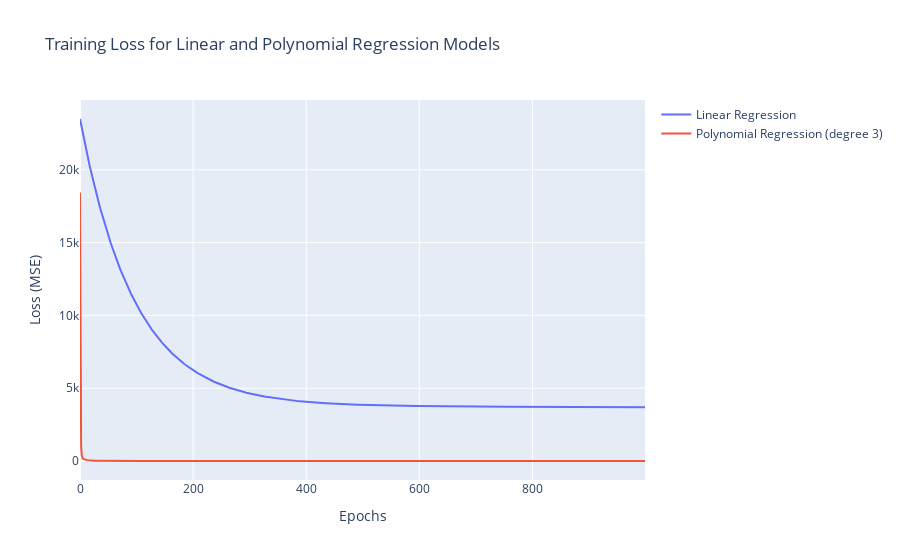

Here is the notebook cell this chart was saved with:
### Code cell
# Visualize the training loss for both models using Plotly
fig = go.Figure()

# Add traces for both models
fig.add_trace(go.Scatter(x=np.arange(len(linear_loss)), y=linear_loss, mode='lines', name='Linear Regression'))
fig.add_trace(go.Scatter(x=np.arange(len(poly_loss)), y=poly_loss, mode='lines', name='Polynomial Regression (degree 3)'))

# Customize the layout
fig.update_layout(
    title="Training Loss for Linear and Polynomial Regression Models",
    xaxis=dict(title="Epochs"),
    yaxis=dict(title="Loss (MSE)"),
    showlegend=True
)

# Show the plot
fig.show()

# 8. Output the learned parameters for both models
print("Linear Regression Model Parameters:")
for param in linear_model.parameters():
    print(param)

print("\nPolynomial Regression Model Parameters:")
for param in poly_model.parameters():
    print(param)

### Figure 1 — Plotly figure (JSON) as saved in the notebook; plotly's stock layout.template omitted (floating-point values rounded to 4 significant figures; data arrays with more than 128 entries replaced by an {"elided": "..."} marker saying what was removed)
{"data": [{"mode": "lines", "name": "Linear Regression", "type": "scatter", "x": {"elided": "1000 int values"}, "y": {"elided": "1000 float values"}}, {"mode": "lines", "name": "Polynomial Regression (degree 3)", "type": "scatter", "x": {"elided": "1000 int values"}, "y": {"elided": "1000 float values"}}], "layout": {"showlegend": true, "title": {"text": "Training Loss for Linear and Polynomial Regression Models"}, "xaxis": {"title": {"text": "Epochs"}}, "yaxis": {"title": {"text": "Loss (MSE)"}}}}
